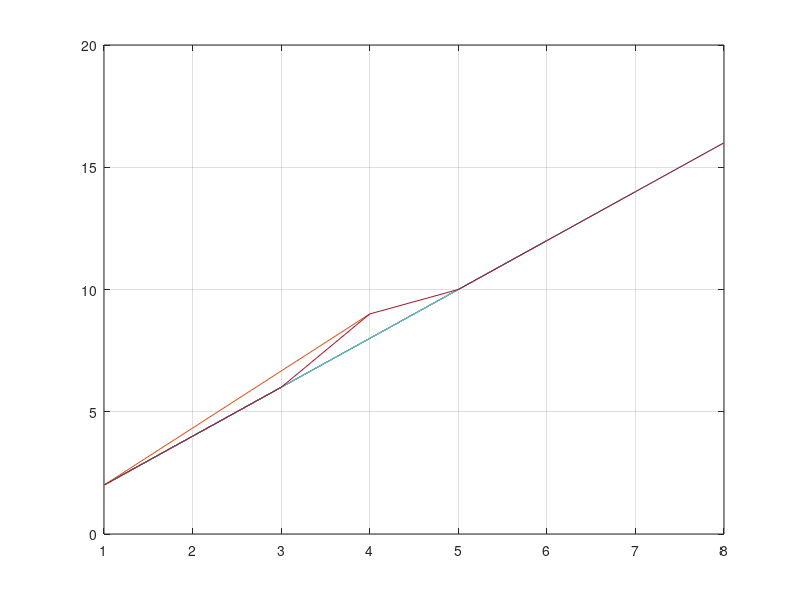

This figure's MATLAB source:
clear all;
close all;
clc;
% Conjunto de puntos de ejemplo
x = [1, 2, 3, 4, 5, 6, 7, 8];  % Coordenadas x
y = [2, 4, 6, 9, 10, 12, 14, 16];  % Coordenadas y
%x=0:0.8:5;
%y=x.^2+x-5;
n = length(x);  % Número de elementos
% Bucle para ir aumentando el número de puntos
for i = 3:n
    % Selecciona los primeros i puntos
    x_selec = x(1:i);
    y_selec = y(1:i);
    
    coef = polyfit([x_selec(1), x_selec(end)], [y_selec(1), y_selec(end)], 1);
    a = coef(1);  % Pendiente de la recta
    b = coef(2);  % Intersección de la recta
    % Calcular los valores predichos usando la recta
    y_pred = a * x_selec + b;
    % Calcular el Error Cuadrático Medio (ECM)
    
    plot (x_selec, y_pred)
    hold on;
    ecm = mean((y_selec - y_pred).^2)
    if ecm > 1 || n==3
        break;
    end
    % Imprimir los puntos seleccionados
    fprintf('Puntos seleccionados (i = %d):\n', i);
    disp([x_selec; y_selec]);
end
hold on;
plot(x,y)
grid on;